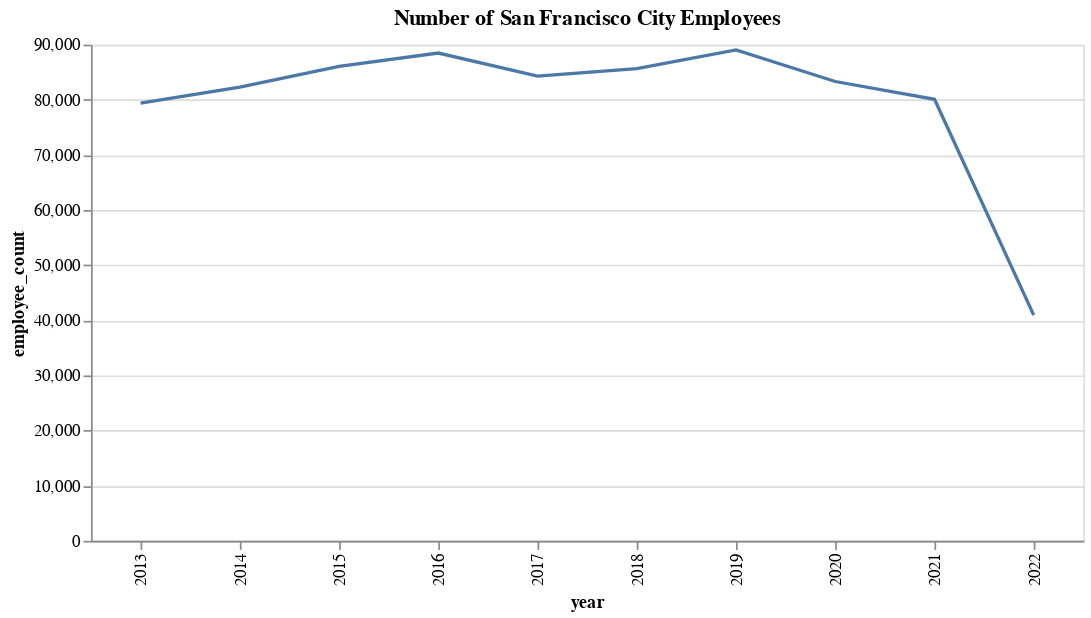

The notebook cell this image was saved under:
### Code cell
alt.Chart(entries_per_year).mark_line().encode(
    x = "year",
    y = "employee_count"
).properties(
    title = "Number of San Francisco City Employees ",
    width = 600,
    height = 300
)

### Figure 1 — Vega-Lite specification as saved in the notebook (floating-point values rounded to 4 significant figures)
{"config": {"view": {"continuousWidth": 300, "continuousHeight": 300}}, "data": {"name": "data-3283f7a3f2738a011fb8909cb248d1e0"}, "mark": {"type": "line"}, "encoding": {"x": {"field": "year", "type": "nominal"}, "y": {"field": "employee_count", "type": "quantitative"}}, "height": 300, "title": "Number of San Francisco City Employees ", "width": 600, "$schema": "https://vega.github.io/schema/vega-lite/v5.6.1.json", "datasets": {"data-3283f7a3f2738a011fb8909cb248d1e0": [{"year": "2019", "employee_count": 89053}, {"year": "2016", "employee_count": 88478}, {"year": "2015", "employee_count": 86067}, {"year": "2018", "employee_count": 85639}, {"year": "2017", "employee_count": 84300}, {"year": "2020", "employee_count": 83316}, {"year": "2014", "employee_count": 82291}, {"year": "2021", "employee_count": 80087}, {"year": "2013", "employee_count": 79380}, {"year": "2022", "employee_count": 40951}]}}
